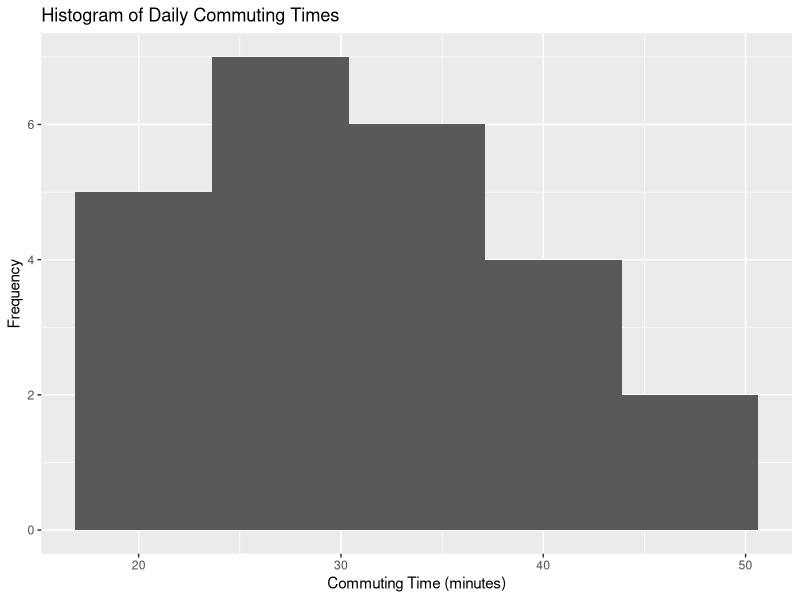
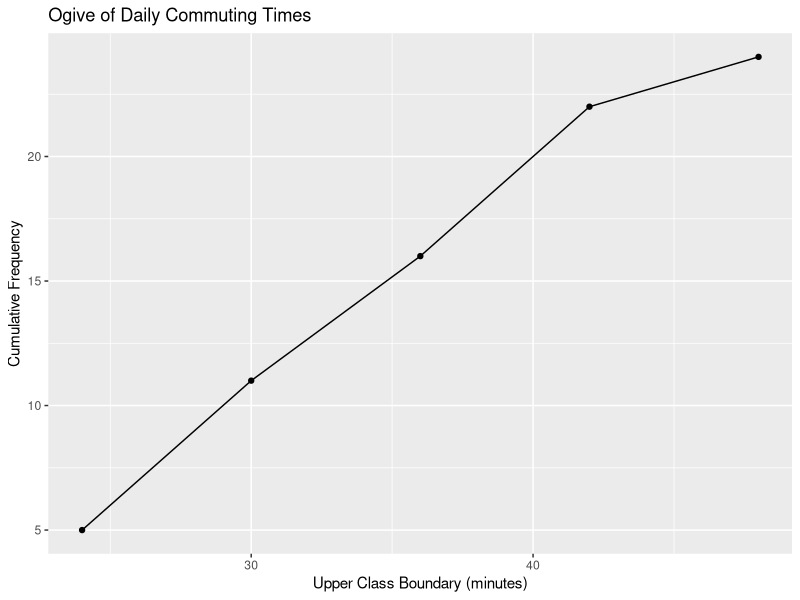

Source code (R) for these figures, in order:
## ---- chunk 1

knitr::opts_chunk$set(echo = TRUE)
## ---- chunk 2
commute <- c(18, 25, 32, 41, 27, 35, 22, 19, 45, 38, 29, 24,
             31, 36, 40, 26, 33, 28, 21, 44, 30, 37, 23, 39)

# Range
range <- max(commute) - min(commute)
range

# Class width
class_width <- ceiling(range / 5)
class_width

# Create 5 classes
classes <- cut(commute,
               breaks = c(18, 24, 30, 36, 42, 48),
               right = FALSE)

# Frequency
frequency <- table(classes)
frequency

# Cumulative frequency
cumulative_frequency <- cumsum(frequency)
cumulative_frequency
## ---- chunk 3
library(ggplot2)

ggplot(data.frame(commute), aes(x = commute)) +
  geom_histogram(bins = 5) +
  labs(
    title = "Histogram of Daily Commuting Times",
    x = "Commuting Time (minutes)",
    y = "Frequency"
  )
## ---- chunk 4
library(ggplot2)

ogive_data <- data.frame(
  upper_boundary = c(24, 30, 36, 42, 48),
  cumulative_frequency = c(5, 11, 16, 22, 24)
)

ggplot(ogive_data,
       aes(x = upper_boundary, y = cumulative_frequency)) +
  geom_line() +
  geom_point() +
  labs(
    title = "Ogive of Daily Commuting Times",
    x = "Upper Class Boundary (minutes)",
    y = "Cumulative Frequency"
  )
